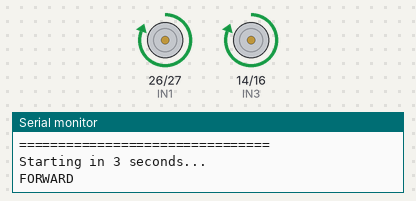
A sketch run on a simulated ESP32. Parts: motor-driver pin pairs drawn as motors (green arrow = first pin HIGH = forward, orange = second pin HIGH = backward, longer = more drive, scaled by the enable pin), the last lines printed to the serial monitor.

Above: at 4.0 s.
At 7.5 s:
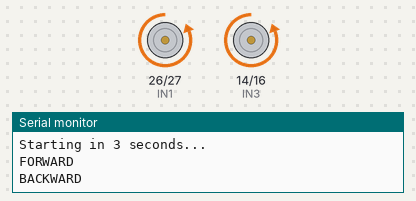
At 10.7 s:
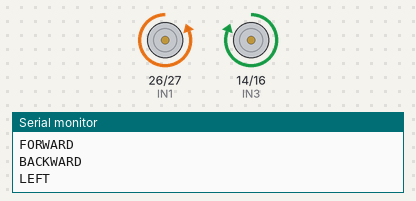
At 16.5 s:
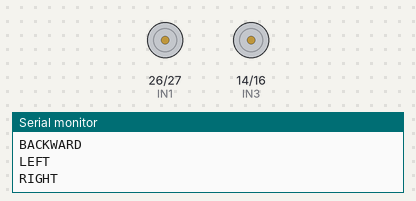
Timing chart, 0 to 23.2 s (numbered marks = the images above):
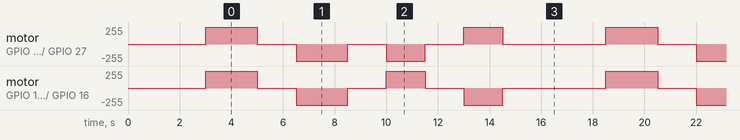

The sketch:

motor_tests.ino.ino
```cpp
#include <Arduino.h>

// ===============================
// LEFT SIDE
// ===============================
#define ENA 25
#define IN1 26
#define IN2 27

// ===============================
// RIGHT SIDE
// ===============================
#define ENB 17
#define IN3 14
#define IN4 16

#define PWM_FREQ 1000
#define PWM_RESOLUTION 8

#define MOTOR_SPEED 255


void stopMotors() {

  digitalWrite(IN1, LOW);
  digitalWrite(IN2, LOW);

  digitalWrite(IN3, LOW);
  digitalWrite(IN4, LOW);

  ledcWrite(ENA, 0);
  ledcWrite(ENB, 0);
}


void forward() {

  Serial.println("FORWARD");

  // LEFT
  digitalWrite(IN1, HIGH);
  digitalWrite(IN2, LOW);

  // RIGHT
  digitalWrite(IN3, HIGH);
  digitalWrite(IN4, LOW);

  ledcWrite(ENA, MOTOR_SPEED);
  ledcWrite(ENB, MOTOR_SPEED);
}


void backward() {

  Serial.println("BACKWARD");

  // LEFT
  digitalWrite(IN1, LOW);
  digitalWrite(IN2, HIGH);

  // RIGHT
  digitalWrite(IN3, LOW);
  digitalWrite(IN4, HIGH);

  ledcWrite(ENA, MOTOR_SPEED);
  ledcWrite(ENB, MOTOR_SPEED);
}


void left() {

  Serial.println("LEFT");

  // LEFT side → BACKWARD
  digitalWrite(IN1, LOW);
  digitalWrite(IN2, HIGH);

  // RIGHT side → FORWARD
  digitalWrite(IN3, HIGH);
  digitalWrite(IN4, LOW);

  ledcWrite(ENA, MOTOR_SPEED);
  ledcWrite(ENB, MOTOR_SPEED);
}


void right() {

  Serial.println("RIGHT");

  // LEFT side → FORWARD
  digitalWrite(IN1, HIGH);
  digitalWrite(IN2, LOW);

  // RIGHT side → BACKWARD
  digitalWrite(IN3, LOW);
  digitalWrite(IN4, HIGH);

  ledcWrite(ENA, MOTOR_SPEED);
  ledcWrite(ENB, MOTOR_SPEED);
}


void setup() {

  Serial.begin(115200);

  pinMode(IN1, OUTPUT);
  pinMode(IN2, OUTPUT);

  pinMode(IN3, OUTPUT);
  pinMode(IN4, OUTPUT);

  ledcAttach(ENA, PWM_FREQ, PWM_RESOLUTION);
  ledcAttach(ENB, PWM_FREQ, PWM_RESOLUTION);

  stopMotors();

  Serial.println();
  Serial.println("================================");
  Serial.println("     AGRIEDGE ROVER");
  Serial.println("     ALL 4 MOTOR TEST");
  Serial.println("================================");
  Serial.println();
  Serial.println("Starting in 3 seconds...");

  delay(3000);
}


void loop() {

  // FORWARD
  forward();
  delay(2000);

  stopMotors();
  delay(1500);


  // BACKWARD
  backward();
  delay(2000);

  stopMotors();
  delay(1500);


  // LEFT
  left();
  delay(1500);

  stopMotors();
  delay(1500);


  // RIGHT
  right();
  delay(1500);

  stopMotors();
  delay(2000);


  Serial.println();
  Serial.println("========== CYCLE COMPLETE ==========");
  Serial.println();

  delay(2000);
}
```

Measured:
- by itself, motor on GPIO 26 (IN1) / GPIO 27 (IN2): repeats every 15.5 s: stopped 1.5 s, backward 255/255 2.0 s, stopped 1.5 s, backward 255/255 1.5 s, stopped 1.5 s, forward 255/255 1.5 s, stopped 4.0 s, forward 255/255 2.0 s
- by itself, motor on GPIO 14 (IN3) / GPIO 16 (IN4): repeats every 15.5 s: stopped 1.5 s, backward 255/255 2.0 s, stopped 1.5 s, forward 255/255 1.5 s, stopped 1.5 s, backward 255/255 1.5 s, stopped 4.0 s, forward 255/255 2.0 s
